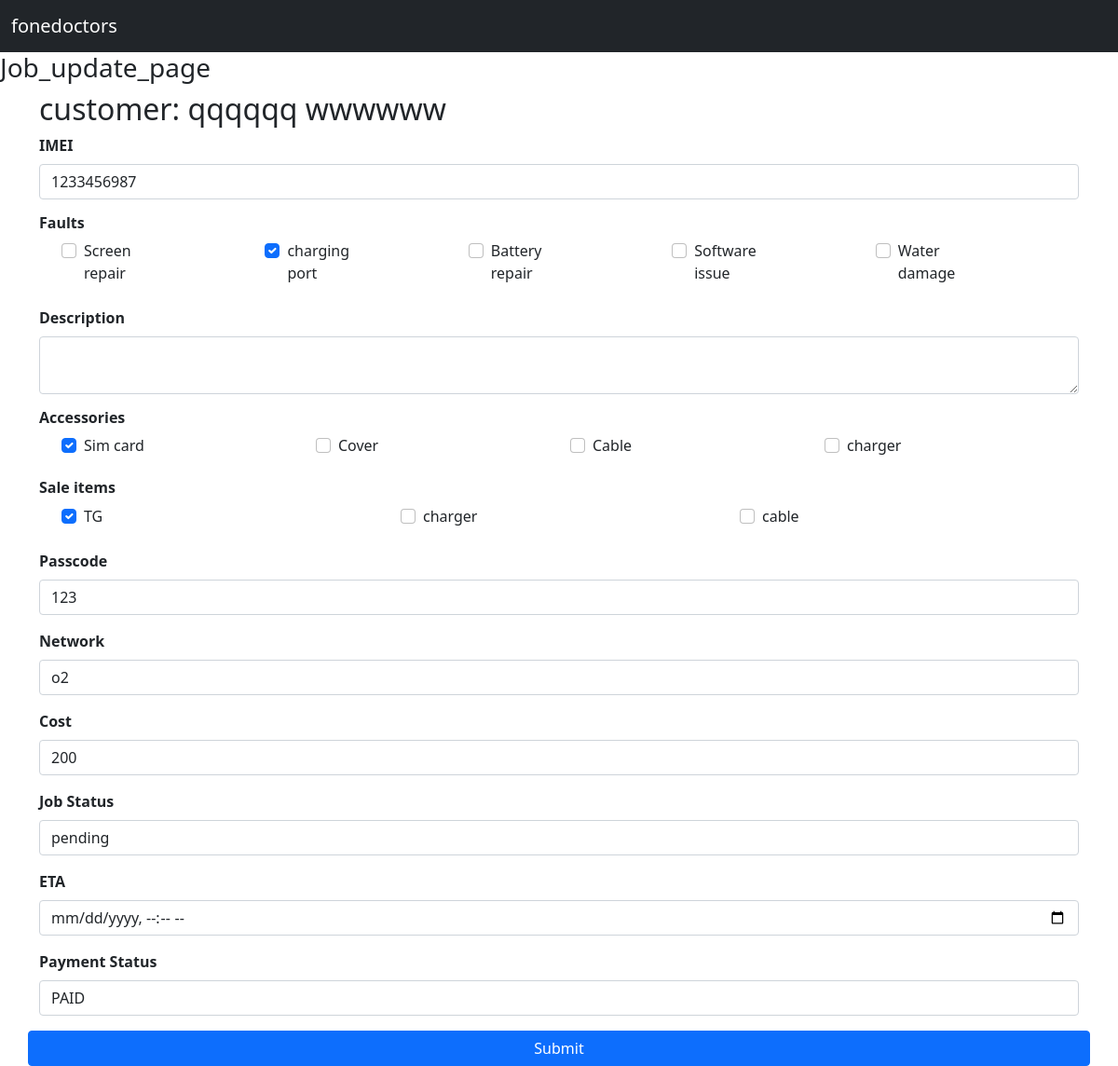
The page /job_update_page/52 on the database as committed earlier.
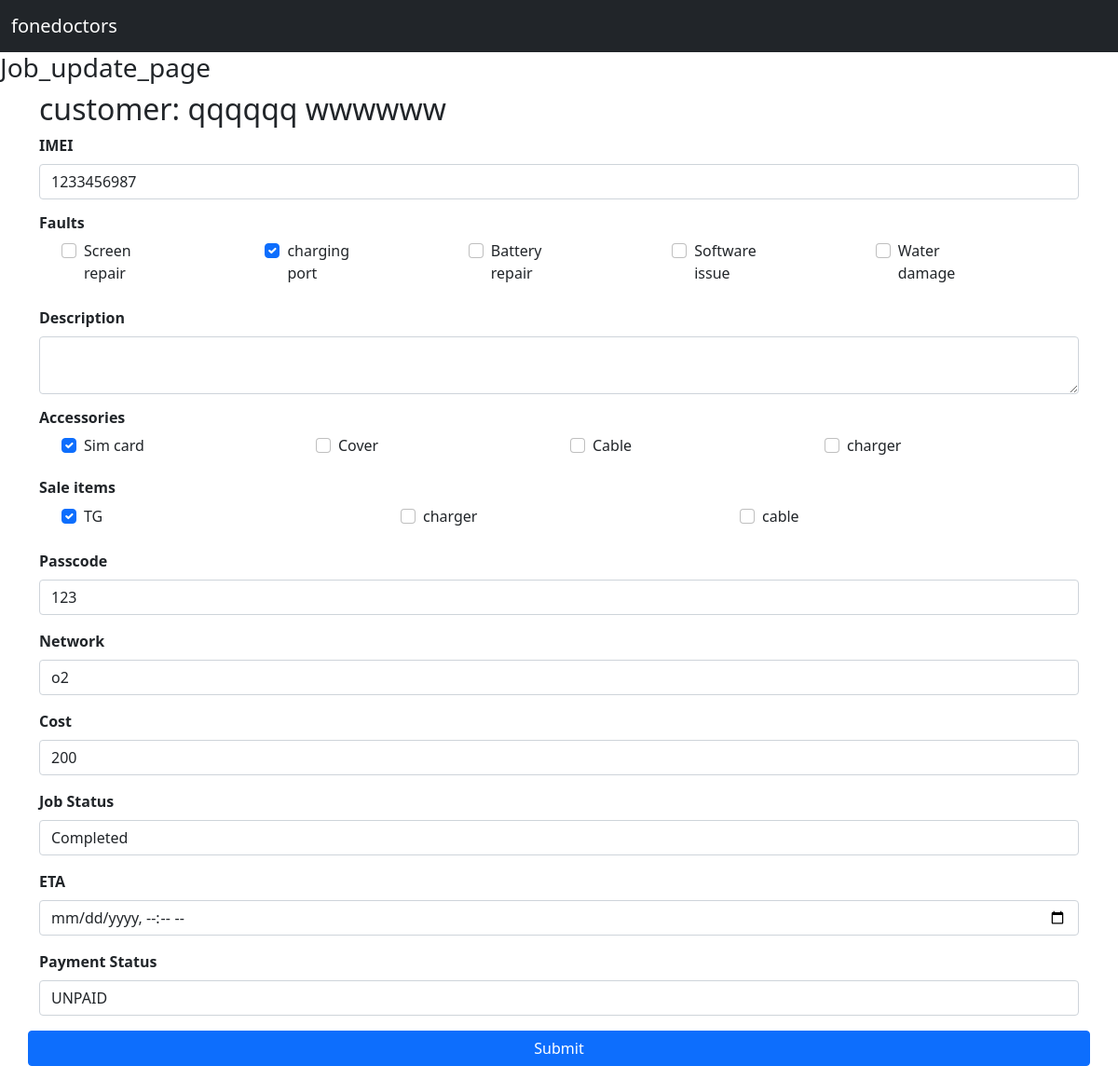
The same page on the database as committed later.
### Jobs/models.py (models this page shows, shortened)
class Jobs(models.Model):
    customer = models.ForeignKey(Customer,on_delete = models.CASCADE, related_name = 'job_customer')
    device =  models.ForeignKey(Devices,on_delete = models.CASCADE, related_name = 'job_device', null = True, blank=True)
    make = models.ForeignKey(Make,on_delete = models.CASCADE, related_name = 'job_make', null=True, blank=True)
    model = models.ForeignKey(Model,on_delete = models.CASCADE, related_name = 'job_model', null=True, blank=True)
    fault =  models.ForeignKey(Fault,on_delete = models.CASCADE, related_name = 'job_faults', null=True, blank=True)
    description = models.TextField(null=True, blank=True)
    imei = models.CharField(max_length=250, null=True, blank=True)
    accessories = models.ForeignKey(Accessories,on_delete = models.CASCADE, related_name = 'job_acessories', null=True, blank=True)
    sale_item = models.ForeignKey(Sale_item,on_delete = models.CASCADE, related_name = 'sale_acessories', null=True, blank=True)
    passcode = models.CharField(max_length=250, null=True, blank=True)
    network = models.ForeignKey(Network,on_delete = models.CASCADE, related_name = 'job_network', null=True, blank=True)
    cost = models.IntegerField(null=True, blank=True)
    job_status = models.ForeignKey(Job_status,on_delete = models.CASCADE, related_name = 'job_job_status', null=True, blank=True)
    collection_time = models.DateTimeField(null=True, blank=True)
    payment_status = models.CharField(choices= PAYMENT_STATUS, max_length=250, null=True, blank=True)
    created_date = models.DateTimeField(null=True, blank=True)
    created_by = models.ForeignKey(User, on_delete = models.CASCADE, null=True, blank=True)

class Job_status(models.Model):
    job_status =  models.CharField(max_length=250)

class Fault(models.Model):
    fault =  models.CharField(max_length=250)

class Accessories(models.Model):
    accessories =  models.CharField(max_length=250)

class Sale_item(models.Model):
    sale_item =  models.CharField(max_length=250)

class Network(models.Model):
    network =  models.CharField(max_length=250)

### Jobs/views.py (the view, shortened to what this page needs)
# urls.py: path('job_update_page/<str:id>', views.job_update_page, name='job_update_page'),
def job_update_page(request,id):
    job_update = Jobs.objects.get(id=id)
    customers = Customer.objects.get(id=id)
    device = Devices.objects.all()
    make = Make.objects.all()
    model = Model.objects.all()
    fault = Fault.objects.all()
    accessories = Accessories.objects.all()
    sale_item = Sale_item.objects.all()
    network = Network.objects.all()
    job_status = Job_status.objects.all()
    context = {'customers':customers,
                    'device_context':device,
                    'make_context':make,
                    'model_context':model,
                    'fault_context':fault ,
                    'accessories_context':accessories,
                    'sale_item_context':sale_item ,
                    'network_context':network,
                    'job_status_context': job_status,
                    'job_update_context':job_update
                    }
    return render(request,'job_update_page.html', context)

### customer/models.py (called while the page is built)
    def full_name(self):
        return f"{self.first_name} {self.last_name}"

### templates/job_update_page.html (shortened to what the changed rows need)
{% extends 'base.html' %}
{% block content %}
<form method="POST" action= "#">
  <div class="container">
    <div class="row">
      <div class="col">
        <h2>customer: {{customers.full_name}}</h2>
          <div class="mb-3">
            <label for="exampleInputEmail1" class="form-label"> <strong> IMEI </strong></label>
            <input type="text" value="{{job_update_context.imei}}" name = "imei_update" class="form-control" id="exampleInputEmail1" aria-describedby="emailHelp">
          </div>
          <div class="container ">
            <div class="row">
              {% for fault in fault_context %}
              <div class="col">
          <div class="form-check mb-4 col-md-6">
            <input name="fault_update"class="form-check-input"  {% if job_update_context.fault.fault == fault.fault %} checked {% endif %}  type="checkbox" value="{{ fault.fault }}" id="faults_{{ fault.fault }}">
            <label class="form-check-label" for="faults_{{ fault.fault }}">
              {{ fault.fault }}
            </label>
          </div>
        </div>
        {% endfor %}
            </div>
          </div>
          <div class="mb-3">
            <label for="exampleInputEmail1" class="form-label"> <strong> Description </strong></label>
            <textarea name = "description_update" {{job_update_context.description}}  class="form-control" id="descrition_id" > </textarea>
          </div>
          <div class="container ">
            <div class="row">
              {% for accessories in accessories_context %}
              <div class="col">
          <div class="form-check mb-4 col-md-6">
            <input class="form-check-input" {% if job_update_context.accessories.accessories == accessories.accessories %} checked {% endif %} name="accessories_update" type="checkbox" value="{{ accessories.accessories }}" id="accessories_{{ accessories.accessories }}">
            <label class="form-check-label" for="accessories_{{ accessories.accessories }}">
              {{ accessories.accessories }}
            </label>
          </div>
        </div>
        {% endfor %}
            </div>
          </div>
           <div class="container ">
             <div class="row">
               {% for sale_item in sale_item_context %}
               <div class="col">
           <div class="form-check mb-4 col-md-6">
             <input class="form-check-input" {% if job_update_context.sale_item.sale_item == sale_item.sale_item %} checked {% endif %} name="sale_item_update" type="checkbox" value="{{ sale_item.sale_item }}" id="sale_item_{{ sale_item.sale_item }}">
             <label class="form-check-label" for="sale_item_{{ sale_item.sale_item }}">
              {{ sale_item.sale_item }}
             </label>
           </div>
         </div>
         {% endfor %}
             </div>
           </div>
          <div class="mb-3">
            <label for="exampleInputEmail1" class="form-label"> <strong> Passcode </strong></label>
            <input type="text" value="{{job_update_context.passcode}}" name = "passcode_update" class="form-control" id="passcode" >
          </div>
          <div class="mb-3"  >
            <label for="network_list" class="form-label"> <strong> Network </strong></label>
            <select id="network_list" class="form-control" name = "network_update">
              {% for network in network_context %}
              <option {% if job_update_context.network.network == network.network %} selected {% endif %}  value="{{network.network}}">{{network.network}}</option>
              {% endfor %}]
            </select>
        </div>
        <div class="mb-3">
          <label for="exampleInputEmail1" class="form-label"> <strong> Cost </strong></label>
          <input type="number" value="{{job_update_context.cost}}" name = "cost_update" class="form-control" id="cost" >
        </div>
        <div class="mb-3"  >
          <label for="job_status_list" class="form-label"> <strong> Job Status </strong></label>
          <select id="job_status_list" class="form-control" Name="job_status_update" >
            {% for job_status in job_status_context %}
            <option {% if job_update_context.job_status.job_status == job_status.job_status %} selected {% endif %} value="{{job_status.job_status}}">{{job_status.job_status}}</option>
            {% endfor %}
          </select>
      </div>
    </div>
    <div class="mb-3"  >
      <label for="payment_status_list" class="form-label"> <strong> Payment Status </strong> </label>
      <select id="payment_status_list" name = "payment_status_update" class="form-control">
        {% for payment_status in job_status_context %}
        <option value="PAID" {% if job_update_context.payment_status == "PAID" %} selected {% endif %} >PAID</option>
        <option value="UNPAID" {% if job_update_context.payment_status == "UNPAID" %} selected {% endif %}>UNPAID</option>
        {% endfor %}
      </select>
  </div>
        </form>
{% endblock %}

Rows that differ between the two databases and show on the page:
changed Jobs: job_status_update "pending" → "Completed"; payment_status_update (not shown) → "UNPAID"
Other text that changed with them:
form field payment_status_update: "PAID" → (not shown)
